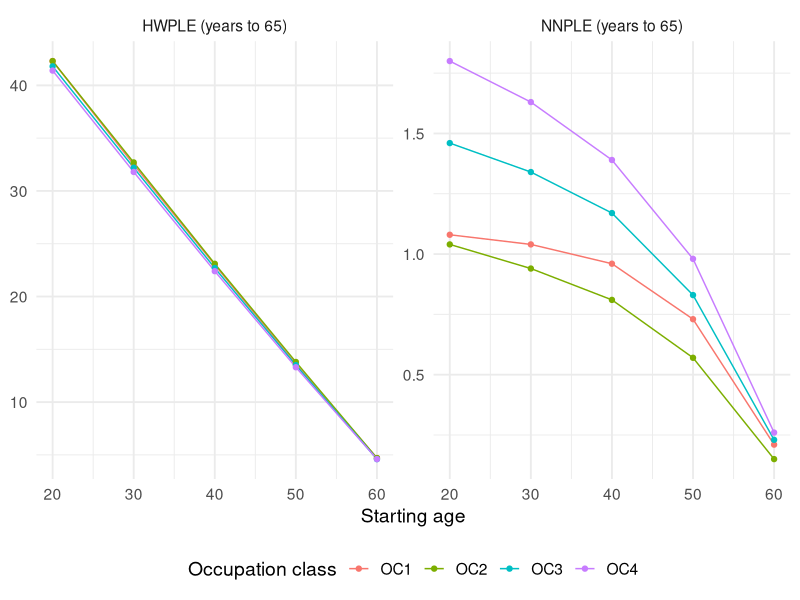

R code for this plot:
## ---- chunk 1
#| label: fig-by-age
#| fig-cap: "HWPLE and NNPLE to age 65 by starting age and CMI occupation class (sexes combined). Source: HWP Tool, Tables 9a–9d."
library(tidyverse)
res <- tribble(
  ~oc, ~age, ~hwple, ~nnple,
  "OC1", 20, 42.3, 1.08, "OC1", 30, 32.5, 1.04, "OC1", 40, 23.0, 0.96, "OC1", 50, 13.6, 0.73, "OC1", 60, 4.7, 0.21,
  "OC2", 20, 42.3, 1.04, "OC2", 30, 32.7, 0.94, "OC2", 40, 23.1, 0.81, "OC2", 50, 13.8, 0.57, "OC2", 60, 4.7, 0.15,
  "OC3", 20, 41.8, 1.46, "OC3", 30, 32.2, 1.34, "OC3", 40, 22.7, 1.17, "OC3", 50, 13.5, 0.83, "OC3", 60, 4.6, 0.23,
  "OC4", 20, 41.4, 1.80, "OC4", 30, 31.8, 1.63, "OC4", 40, 22.4, 1.39, "OC4", 50, 13.3, 0.98, "OC4", 60, 4.6, 0.26
)
res |>
  pivot_longer(c(hwple, nnple), names_to = "metric", values_to = "years") |>
  mutate(metric = recode(metric, hwple = "HWPLE (years to 65)", nnple = "NNPLE (years to 65)")) |>
  ggplot(aes(age, years, colour = oc)) +
  geom_line() + geom_point() +
  facet_wrap(~metric, scales = "free_y") +
  labs(x = "Starting age", y = NULL, colour = "Occupation class") +
  theme_minimal(base_size = 14) +
  theme(legend.position = "bottom")
